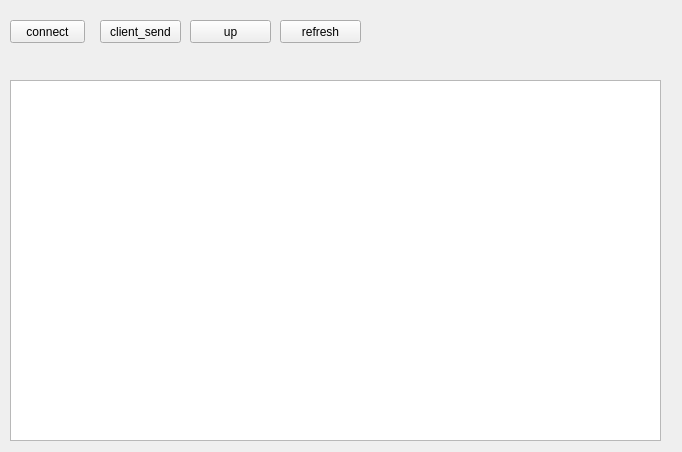
<?xml version="1.0" encoding="UTF-8"?>
<ui version="4.0">
 <class>Widget</class>
 <widget class="QWidget" name="Widget">
  <property name="geometry">
   <rect>
    <x>0</x>
    <y>0</y>
    <width>682</width>
    <height>452</height>
   </rect>
  </property>
  <property name="windowTitle">
   <string>Widget</string>
  </property>
  <widget class="QPushButton" name="pushButton">
   <property name="geometry">
    <rect>
     <x>10</x>
     <y>20</y>
     <width>75</width>
     <height>23</height>
    </rect>
   </property>
   <property name="text">
    <string>connect</string>
   </property>
  </widget>
  <widget class="QLabel" name="label">
   <property name="geometry">
    <rect>
     <x>100</x>
     <y>20</y>
     <width>141</width>
     <height>31</height>
    </rect>
   </property>
   <property name="text">
    <string/>
   </property>
  </widget>
  <widget class="QPushButton" name="btn_sersend">
   <property name="geometry">
    <rect>
     <x>100</x>
     <y>20</y>
     <width>81</width>
     <height>23</height>
    </rect>
   </property>
   <property name="text">
    <string>client_send</string>
   </property>
  </widget>
  <widget class="QTextEdit" name="txt_dir">
   <property name="geometry">
    <rect>
     <x>10</x>
     <y>80</y>
     <width>651</width>
     <height>361</height>
    </rect>
   </property>
  </widget>
  <widget class="QPushButton" name="btn_up">
   <property name="geometry">
    <rect>
     <x>190</x>
     <y>20</y>
     <width>81</width>
     <height>23</height>
    </rect>
   </property>
   <property name="text">
    <string>up</string>
   </property>
  </widget>
  <widget class="QPushButton" name="btn_refresh">
   <property name="geometry">
    <rect>
     <x>280</x>
     <y>20</y>
     <width>81</width>
     <height>23</height>
    </rect>
   </property>
   <property name="text">
    <string>refresh</string>
   </property>
  </widget>
 </widget>
 <layoutdefault spacing="6" margin="11"/>
 <resources/>
 <connections/>
</ui>
